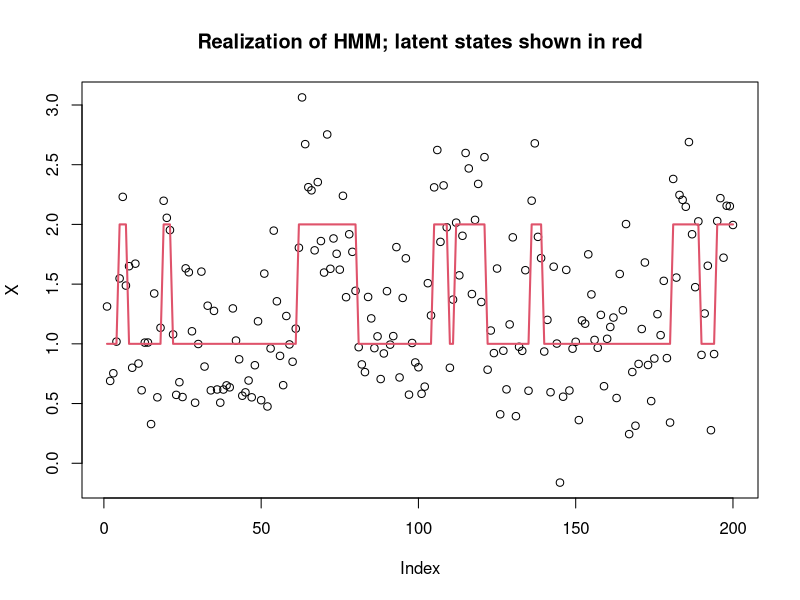
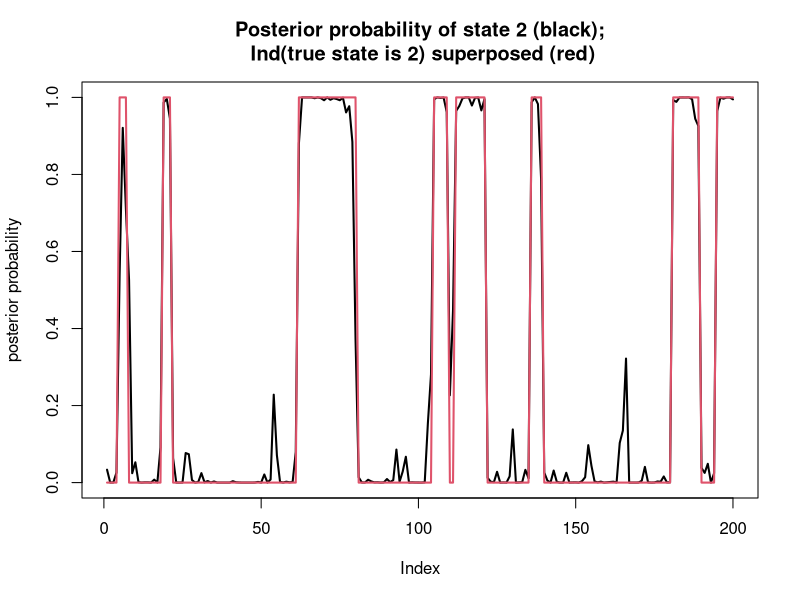

Generate these figures, in order, with R:
## ---- chunk 1
knitr::opts_chunk$set(echo = TRUE)
## ---- chunk 2
set.seed(1)
T = 200
K = 2
sd= 0.4
P = cbind(c(0.9,0.1),c(0.1,0.9))

# Simulate the latent (Hidden) Markov states
Z = rep(0,T)
Z[1] = 1
for(t in 1:(T-1)){
  Z[t+1] = sample(K, size=1, prob=P[Z[t],])
}

# Simulate the emitted/observed values
X= rnorm(T,mean=Z,sd=sd)

plot(X, main="Realization of HMM; latent states shown in red")
lines(Z,col=2,lwd=2)
## ---- chunk 3
# this is the function Pr(X_t | Z_t=k) for our example
emit = function(k,x){ 
  dnorm(x,mean=k,sd=sd)
}

pi = c(0.5,0.5) #Assumed prior distribution on Z_1

alpha = matrix(nrow = T,ncol=K)

# Initialize alpha[1,]
for(k in 1:K){ 
  alpha[1,k] = pi[k] * emit(k,X[1])
}

# Forward algorithm
for(t in 1:(T-1)){
  m = alpha[t,] %*% P
  for(k in 1:K){
    alpha[t+1,k] = m[k]*emit(k,X[t+1]) 
  }
}

## ---- chunk 4
sum(alpha[T,])
## ---- chunk 5
beta = matrix(nrow = T,ncol=K)

# Initialize beta
for(k in 1:K){
  beta[T,k] = 1
}

# Backwards algorithm
for(t in (T-1):1){
  for(k in 1:K){
    beta[t,k] = sum(beta[t+1,]*P[k,]*emit(1:K,X[t+1]))
  }
}

## ---- chunk 6
  ab = alpha*beta
  prob = ab/rowSums(ab)

  plot(prob[,2],type="l",ylim=c(0,1), main="Posterior probability of state 2 (black);\n Ind(true state is 2) superposed (red)",lwd=2,ylab="posterior probability")
  lines(Z==2,col=2,lwd=2)
